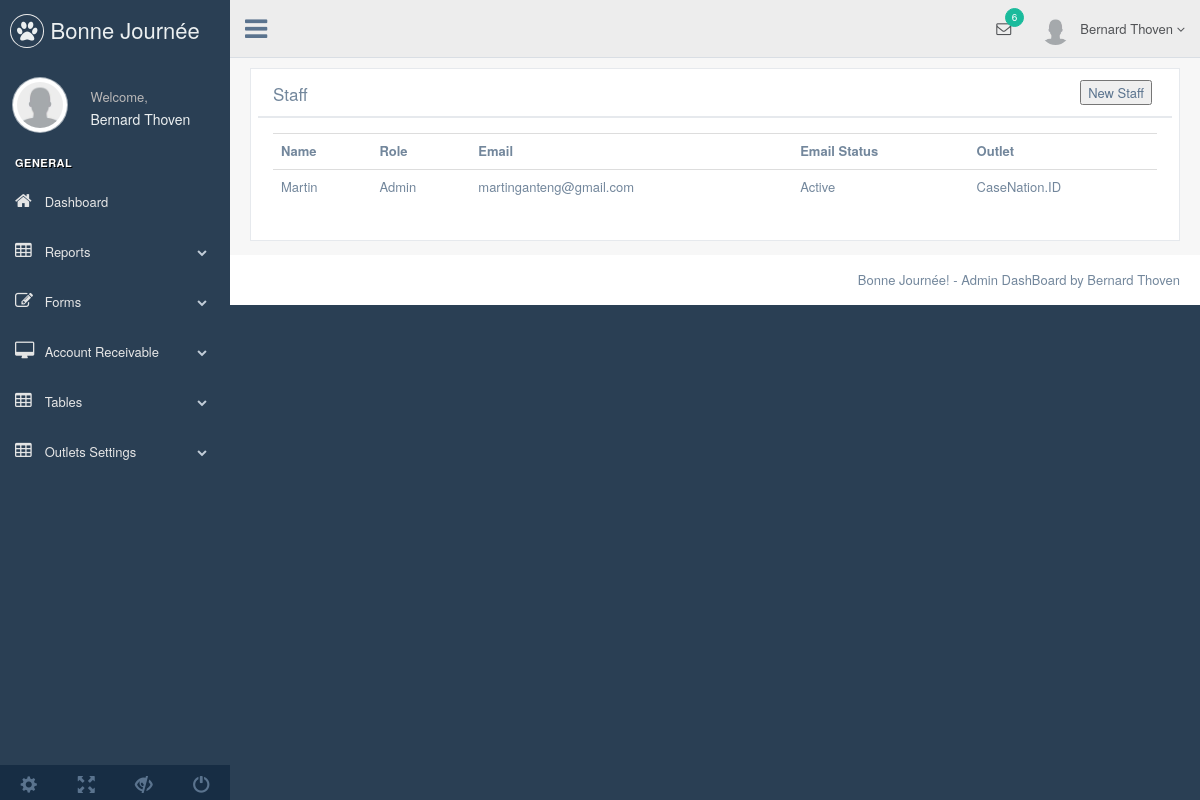
The page /production/employees.php on the database its author committed.
### tables this page shows
CREATE TABLE `employee` (
  `name` varchar(255) NOT NULL,
  `role` varchar(255) NOT NULL,
  `email` varchar(255) NOT NULL,
  `outlet_id` varchar(255) NOT NULL,
  `employee_id` int(11) NOT NULL
);

### production/employees.php (the view, shortened to what this page needs)
<!DOCTYPE html>
<?php
include("controller/doconnect.php");
?>
<html lang="en">
  <head>
    <link href="../vendors/bootstrap/dist/css/bootstrap.min.css" rel="stylesheet">
    <link href="../vendors/font-awesome/css/font-awesome.min.css" rel="stylesheet">
    <link href="../vendors/nprogress/nprogress.css" rel="stylesheet">
    <link href="../vendors/iCheck/skins/flat/green.css" rel="stylesheet">
    <link href="../vendors/bootstrap-progressbar/css/bootstrap-progressbar-3.3.4.min.css" rel="stylesheet">
    <link href="../vendors/jqvmap/dist/jqvmap.min.css" rel="stylesheet"/>
    <link href="../vendors/bootstrap-daterangepicker/daterangepicker.css" rel="stylesheet">
    <link href="../vendors/malihu-custom-scrollbar-plugin/jquery.mCustomScrollbar.min.css" rel="stylesheet"/>
    <link href="../build/css/custom.min.css" rel="stylesheet">
  </head>
  <body class="nav-md">
    <div class="container body">
      <div class="main_container">
        <div class="col-md-3 left_col menu_fixed">
          <div class="left_col scroll-view">
            <div class="navbar nav_title" style="border: 0;">
              <a href="index.html" class="site_title"><i class="fa fa-paw"></i> <span>Bonne Journée</span></a>
            </div>
            <div class="profile clearfix">
              <div class="profile_pic">
                <img src="images/user.png" alt="..." class="img-circle profile_img">
              </div>
              <div class="profile_info">
                <span>Welcome,</span>
                <h2>Bernard Thoven</h2>
              </div>
            </div>
            <br />
            <div id="sidebar-menu" class="main_menu_side hidden-print main_menu">
              <div class="menu_section">
                <h3>General</h3>
                <ul class="nav side-menu">
                  <li><a href="index.php"><i class="fa fa-home"></i> Dashboard </a>
                  </li>
                  <li><a><i class="fa fa-table"></i> Reports <span class="fa fa-chevron-down"></span></a>
                  </li>
                  <li><a><i class="fa fa-edit"></i> Forms <span class="fa fa-chevron-down"></span></a>
                  </li>
                  <li><a><i class="fa fa-desktop"></i> Account Receivable <span class="fa fa-chevron-down"></span></a>
                  </li>
                  <li><a><i class="fa fa-table"></i> Tables <span class="fa fa-chevron-down"></span></a>
                  </li>
                  <li><a><i class="fa fa-table"></i> Outlets Settings <span class="fa fa-chevron-down"></span></a>
                  </li>
                </ul>
              </div>
            </div>
            <div class="sidebar-footer hidden-small">
              <a data-toggle="tooltip" data-placement="top" title="Settings">
                <span class="glyphicon glyphicon-cog" aria-hidden="true"></span>
              </a>
              <a data-toggle="tooltip" data-placement="top" title="FullScreen">
                <span class="glyphicon glyphicon-fullscreen" aria-hidden="true"></span>
              </a>
              <a data-toggle="tooltip" data-placement="top" title="Lock">
                <span class="glyphicon glyphicon-eye-close" aria-hidden="true"></span>
              </a>
              <a data-toggle="tooltip" data-placement="top" title="Logout" href="login.html">
                <span class="glyphicon glyphicon-off" aria-hidden="true"></span>
              </a>
            </div>
          </div>
        </div>
        <div class="top_nav">
          <div class="nav_menu">
            <nav>
              <div class="nav toggle">
                <a id="menu_toggle"><i class="fa fa-bars"></i></a>
              </div>
              <ul class="nav navbar-nav navbar-right">
                <li class="">
                  <a href="javascript:;" class="user-profile dropdown-toggle" data-toggle="dropdown" aria-expanded="false">
                    <img src="images/user.png" alt="">Bernard Thoven
                    <span class=" fa fa-angle-down"></span>
                  </a>
                </li>
                <li role="presentation" class="dropdown">
                  <a href="javascript:;" class="dropdown-toggle info-number" data-toggle="dropdown" aria-expanded="false">
                    <i class="fa fa-envelope-o"></i>
                    <span class="badge bg-green">6</span>
                  </a>
                </li>
              </ul>
            </nav>
          </div>
        </div>
        <div class="right_col" role="main">
          <div class="">
            <div class="row">
              <div class="col-md-12 col-sm-12 col-xs-12">
                <div class="x_panel">
                 <div class="row x_title">
                   <div class="col-md-6">
                      <h2>Staff</h2>
                      <div class="clearfix"></div>
                    </div>
                    <div class="col-md-6 col-xs-6">
                      <a href="addstaff.php" class="pull-right">
                        <button>New Staff</button>
                      </a>
                    </div>
                  </div>
                  <div class="x_content">
                    <table class="table ">
                      <tbody>
                        <tr>
                          <th>Name</th>
                          <th>Role</th>
                          <th>Email</th>
                          <th>Email Status</th>
                          <th>Outlet</th>
                        </tr>
                        <?php
                            $sql1 = "SELECT *
                            FROM employee
                            ";
                            $result1 = $conn->query($sql1);
                            while($row1 = $result1->fetch_assoc()) {
                              ?>
                        <tr>
                          <td><?php echo $row1['name'];?></td>
                          <td><?php echo $row1['role'];?></td>
                          <td><?php echo $row1['email'];?></td>
                          <td>Active</td>
                          <td><?php echo $row1['outlet_id'];?></td>
                        </tr>
                        <?php
                             }
                          ?>
                      </tbody>
                    </table>
                  </div>
                </div>
              </div>
            </div>
          </div>
        </div>
        <footer>
          <div class="pull-right">
            Bonne Journée! - Admin DashBoard by Bernard Thoven
          </div>
          <div class="clearfix"></div>
        </footer>
      </div>
    </div>
  </body>
</html>

### rows shown on the page
employee: name "Martin", role "Admin", email "martinganteng@gmail.com", outlet "CaseNation.ID"
